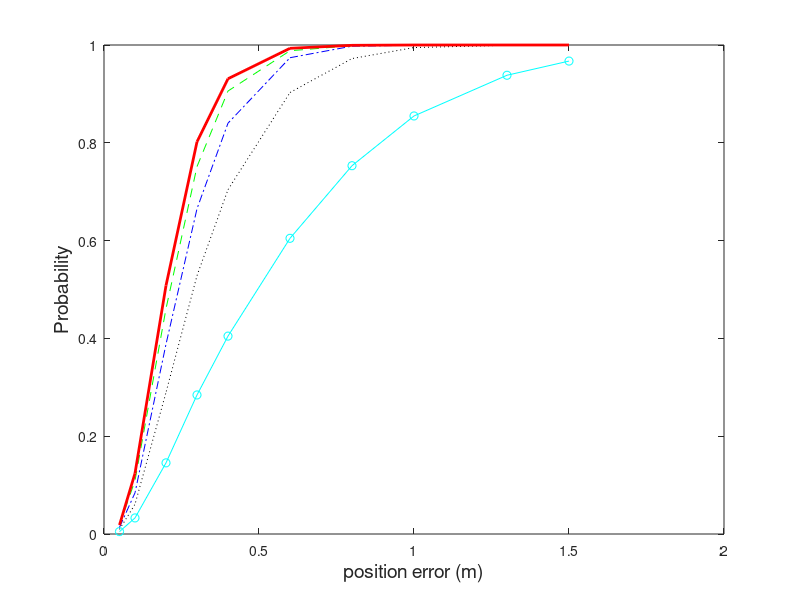
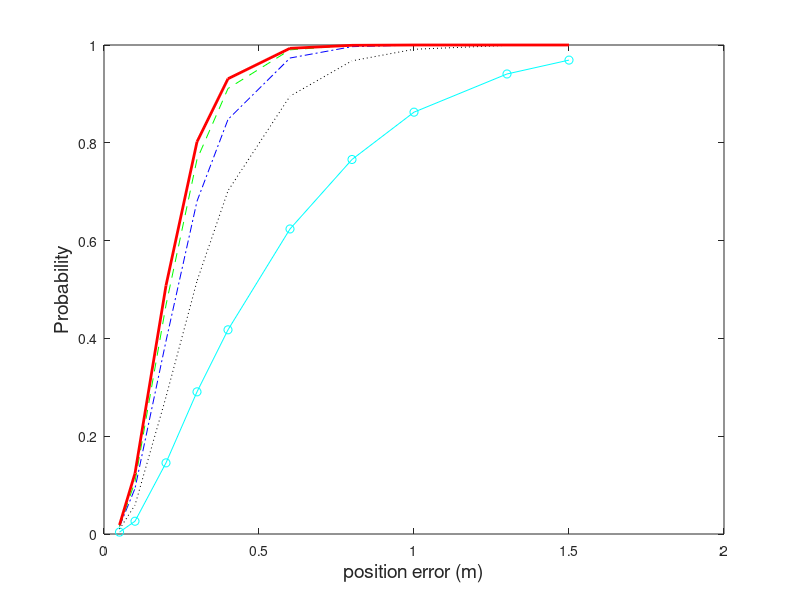
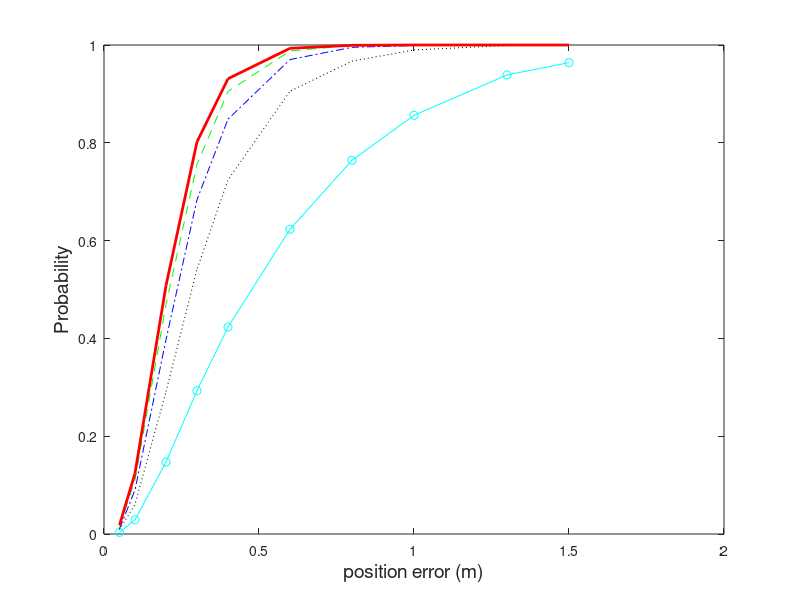

These figures' MATLAB source, in order:
close all;
clear all;
clc;

data = load('_3d_k_10.mat');
k10 = abs(data.LS_delta_P);
data = load('_3d_k_20.mat');
k20 = abs(data.LS_delta_P);
data = load('_3d_k_30.mat');
k30 = abs(data.LS_delta_P);
data = load('_3d_k_40.mat');
k40 = abs(data.LS_delta_P);
data = load('_3d_k_50.mat');
k50 = abs(data.LS_delta_P);
data = load('_3d_l_10.mat');
l10 = abs(data.LS_delta_P);
data = load('_3d_l_20.mat');
l20 = abs(data.LS_delta_P);
data = load('_3d_l_30.mat');
l30 = abs(data.LS_delta_P);
data = load('_3d_l_40.mat');
l40 = abs(data.LS_delta_P);
data = load('_3d_m_10.mat');
m10 = abs(data.LS_delta_P);
data = load('_3d_m_20.mat');
m20 = abs(data.LS_delta_P);
data = load('_3d_m_30.mat');
m30 = abs(data.LS_delta_P);
data = load('_3d_m_40.mat');
m40 = abs(data.LS_delta_P);

psi(1,:) = sqrt(sum(k10.^2));
psi(2,:) = sqrt(sum(k20.^2));
psi(3,:) = sqrt(sum(k30.^2));
psi(4,:) = sqrt(sum(k40.^2));
psi(5,:) = sqrt(sum(k50.^2));
psi(6,:) = sqrt(sum(l10.^2));
psi(7,:) = sqrt(sum(l20.^2));
psi(8,:) = sqrt(sum(l30.^2));
psi(9,:) = sqrt(sum(l40.^2));
psi(10,:) = sqrt(sum(m10.^2));
psi(11,:) = sqrt(sum(m20.^2));
psi(12,:) = sqrt(sum(m30.^2));
psi(13,:) = sqrt(sum(m40.^2));

n = length(psi(1,:));
for i=1:13
    a(i,1)=length(find(psi(i,:)<=0.05))/n; % <0.1
    a(i,2)=length(find(psi(i,:)<=0.1))/n; % <0.2
    a(i,3)=length(find(psi(i,:)<=0.2))/n; % <0.3
    a(i,4)=length(find(psi(i,:)<=0.3))/n; % <0.4
    a(i,5)=length(find(psi(i,:)<=0.4))/n; % <0.5
    a(i,6)=length(find(psi(i,:)<=0.6))/n; % <0.6
    a(i,7)=length(find(psi(i,:)<=0.8))/n; % <0.7
    a(i,8)=length(find(psi(i,:)<=1.0))/n; % <0.8
    a(i,9)=length(find(psi(i,:)<=1.3))/n; % <0.9
    a(i,10)=length(find(psi(i,:)<=1.5))/n; % <1.0
end

t = [0.05, 0.1, 0.2, 0.3, 0.4, 0.6, 0.8, 1.0, 1.3, 1.5];
figure (1)
plot(t,a(1,:),'c-o',t,a(2,:),'k:',t,a(3,:),'b-.',t,a(4,:),'g--',t,a(5,:),'r-','linewidth',2);
xlabel('position error (m)','FontSize',14)
ylabel('Probability','FontSize',14)
figure (2)
plot(t,a(6,:),'c-o',t,a(7,:),'k:',t,a(8,:),'b-.',t,a(9,:),'g--',t,a(5,:),'r-','linewidth',2);
xlabel('position error (m)','FontSize',14)
ylabel('Probability','FontSize',14)
figure (3)
plot(t,a(10,:),'c-o',t,a(11,:),'k:',t,a(12,:),'b-.',t,a(13,:),'g--',t,a(5,:),'r-','linewidth',2);
xlabel('position error (m)','FontSize',14)
ylabel('Probability','FontSize',14)

